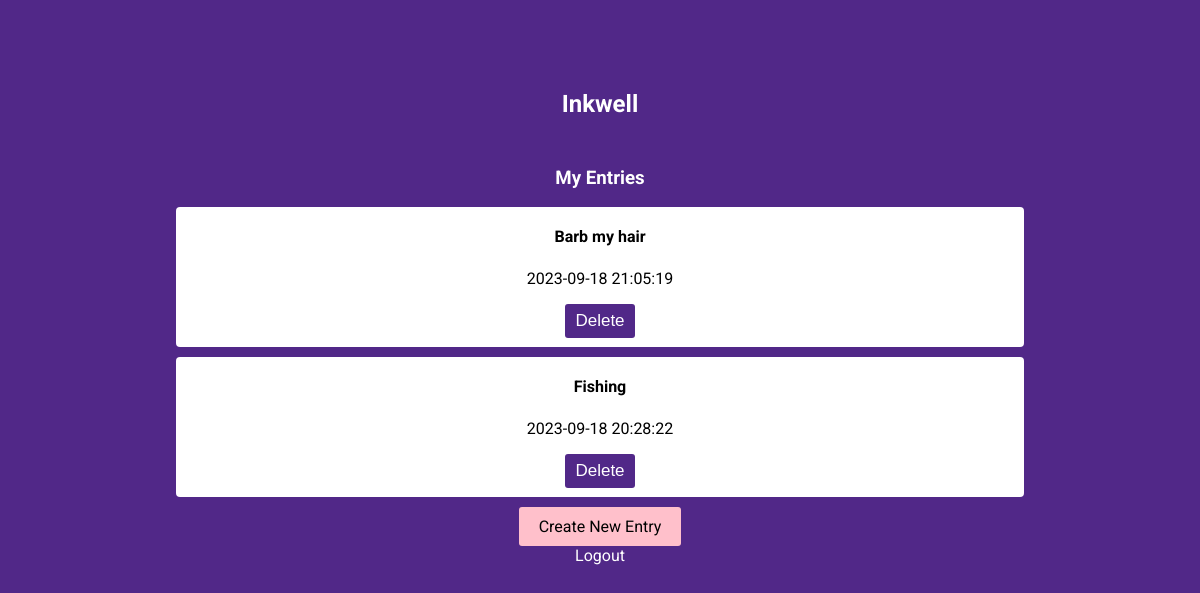
Screenshot of /homepage (signed in) with the database file from the repository.
### main.py (models this page shows, shortened)
class Entry(db.Model):
    id = db.Column("id", db.Integer, primary_key=True)
    title = db.Column(db.String(150))
    content = db.Column(db.Text)
    created_at = db.Column(db.DateTime, default=datetime.utcnow)
    user_id = db.Column(db.Integer, db.ForeignKey("user.id"), nullable=False)

### main.py (the view, shortened to what this page needs)
@app.route('/homepage', methods=["GET", "POST"])
def homepage():
    user_id = request.cookies.get("user_id")
    if not user_id:
        return redirect(url_for("login"))
    entries = Entry.query.filter_by(user_id=user_id).order_by(Entry.created_at.desc()).all()
    return render_template("homepage.html", entries=entries)

### templates/homepage.html (shortened to what this page needs)
<!DOCTYPE html>
<html lang="en">
<head>
    <link rel="stylesheet" type="text/css" href="{{ url_for('static', filename='homepage.css') }}">
</head>
<body>
    <h2>Inkwell</h2>
    <div class="entries">
        <h3>My Entries</h3>
        {% for entry in entries %}
            <div class="entry">
                <h4><a href="{{url_for('create_entry', entry_id=entry.id)}}">{{ entry.title }}</h4>
                <p class="timestamp">{{ entry.created_at.strftime("%Y-%m-%d %H:%M:%S") }}</p>
                <form method="POST" action="{{ url_for('homepage') }}">
                    <input type="submit" name="delete" value="Delete">
                </form>
            </div>
        {% endfor %}
    </div>
    <a class="create-entry-btn" href="{{url_for('create_entry')}}">Create New Entry</a>
    <a href="/logout">Logout</a>
</body>

### static/homepage.css (style rules this page uses)
body { background-color: #512888; font-family: 'Roboto', sans-serif; color: white; text-align: center; }
h2 { margin: 90px auto 30px; }
.entries { display: flex; flex-direction: column; align-items: center; justify-content: center; margin-top: 30px; }
.entry { width: 70%; height: 120px; padding: 10px; background-color: white; color: black; text-align: center; border-radius: 4px; margin-bottom: 10px; display: flex; flex-direction: column; align-items: center; justify-content: center; }
.entry h4 { margin-top: 10px; }
.entry .timestamp { margin-top: 1px; }
.entry form { margin-top: 10px; }
.entry form input[type="submit"] { font-size: 17px; background-color: #512888; color: white; border: none; outline: none; border-radius: 3px; padding: 7px 10px; cursor: pointer; transition: background-color 0.3s; }
.entry a { color: black; text-decoration: none; }
a { color: white; display: block; text-decoration: none; }
.create-entry-btn { display: inline-block; padding: 10px 20px; border-radius: 3px; background-color: pink; color: black; text-decoration: none; border: none; outline: none; transition: background-color 0.3s, border 0.3s; }

### rows the page displays
Entry: title "Barb my hair", created_at "2023-09-18 21:05:19"
Entry: title "Fishing", created_at "2023-09-18 20:28:22"
